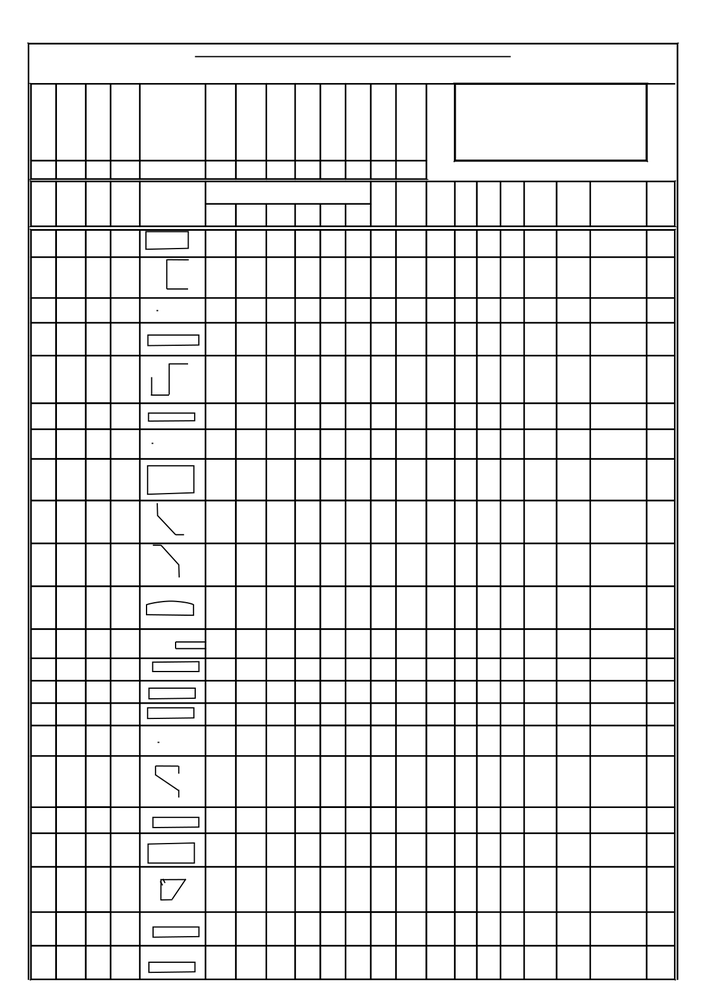
#> input picture Page/page_2.png, 706 x 999 px, shrunk from 1190 x 1684 before the run; its folder holds only this picture in this run
$ jupyter execute --allow-errors PDF2img.ipynb
#> lines starting #> are read from the running program, lines starting #| are printed output that depends on the picture; after the words box and inside, x2 and y2 are one past the last pixel; in counts of white or black regions, pixels touching at a corner belong together
[cell 1]
import fitz
import os

# Open the input PDF
input_pdf = "practice-bbs-as-per-mostamph_compress.pdf"
#> (the rest of this cell did not finish here and is left out)

[cell 2]
import cv2
import numpy as np
import matplotlib.pyplot as plt

# Read the image using OpenCV
img_path = "Page/page_1.png"
img = cv2.imread(img_path, cv2.IMREAD_GRAYSCALE)

# Apply Gaussian blur to reduce noise
#> (the rest of this cell did not finish here and is left out)

[cell 3]
import os
import cv2
import numpy as np
import matplotlib.pyplot as plt

# Define input and output directories
input_dir = "Page"
output_dir = "CC"

# Create output directory if it doesn't exist
os.makedirs(output_dir, exist_ok=True)

# Function to process each image
def process_image(img_path):
    # Read the image using OpenCV
#> called with img_path = 'Page/page_2.png'
    img = cv2.imread(img_path, cv2.IMREAD_GRAYSCALE)
#> img is the input picture: shape (999, 706); min 0, max 255, mean 230.5

    # Apply Gaussian blur to reduce noise
    blurred_img = cv2.GaussianBlur(img, (5, 5), 0)
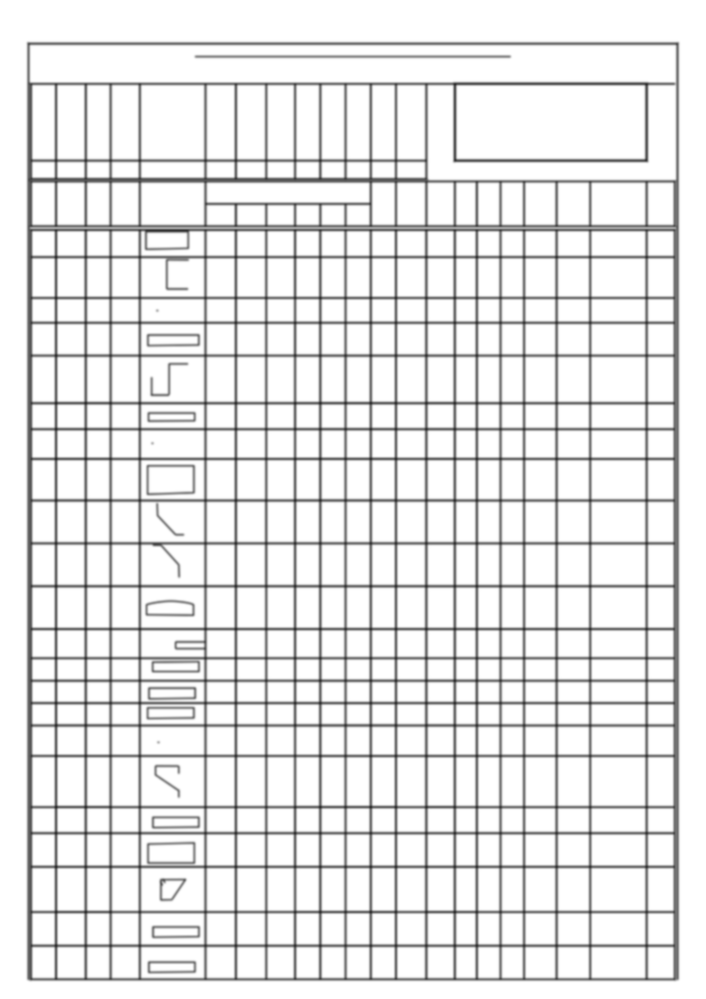
#> blurred_img: shape (999, 706); min 46, max 255, mean 230.5

    # Apply Canny edge detection
    edges = cv2.Canny(blurred_img, 50, 150, apertureSize=3)
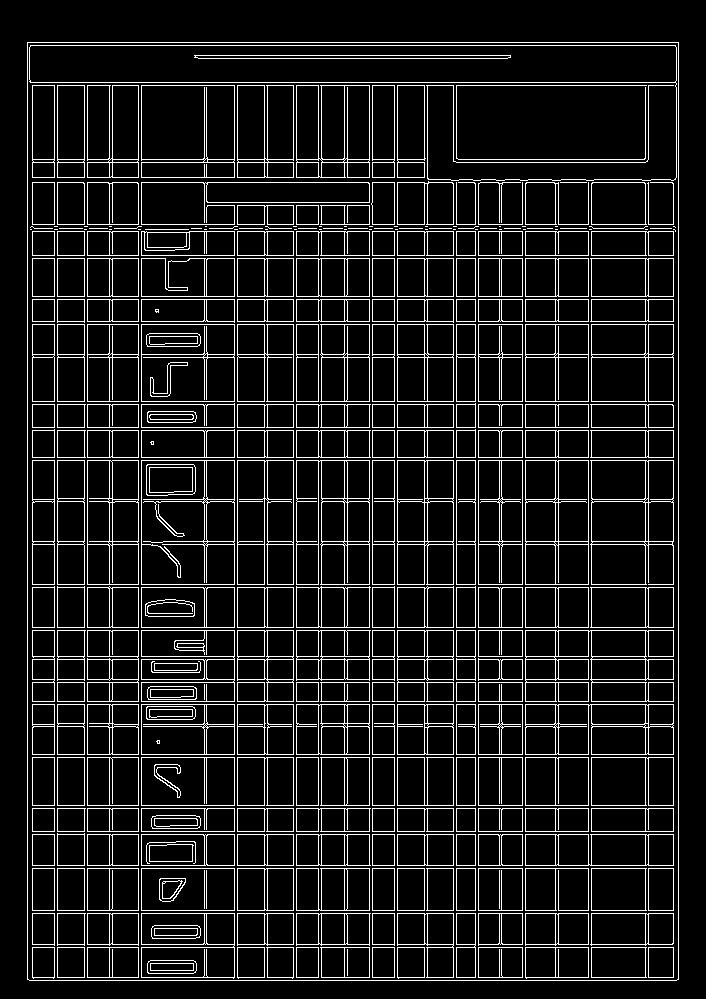
#> edges: shape (999, 706); 10.3% white in thin lines or dots, all inside (x1, y1, x2, y2) = (27, 42, 679, 981)

    # Find contours using hierarchical contouring
    contours, hierarchy = cv2.findContours(edges, cv2.RETR_TREE, cv2.CHAIN_APPROX_SIMPLE)
#> contours = 1061 contours, 162 with area under 20; largest, box (x1, y1, x2, y2) and area: (27, 42, 679, 981) 610635, (27, 42, 679, 981) 610633, (29, 45, 677, 181) 23938, (29, 45, 677, 83) 23930, (141, 460, 235, 585) 11530

    # Detect lines using probabilistic Hough transform
    lines = cv2.HoughLinesP(edges, rho=1, theta=np.pi/180, threshold=100, minLineLength=100, maxLineGap=10)
#> lines = 112 rows, first 6: [27, 979, 27, 42], [369, 980, 369, 82], [394, 980, 394, 82], [344, 182, 344, 82], [296, 980, 296, 202], [678, 979, 678, 42]

    # Draw lines on a copy of the original image
    lines_img = cv2.cvtColor(img, cv2.COLOR_GRAY2BGR)
    vertical_lines = []
    if lines is not None:
        for line in lines:
            x1, y1, x2, y2 = line[0]
            if abs(x1 - x2) < abs(y1 - y2):
                cv2.line(lines_img, (x1, y1), (x2, y2), (0, 255, 0), 2)
                vertical_lines.append(int((x1 + x2) / 2))
#> this loop made 112 passes
#> (x1, y1, x2, y2) on passes 1 to 12: (27, 979, 27, 42), (369, 980, 369, 82), (394, 980, 394, 82), (344, 182, 344, 82), (296, 980, 296, 202), (678, 979, 678, 42), (138, 980, 138, 82), (57, 980, 57, 82), (237, 182, 237, 82), (397, 980, 397, 82), (645, 980, 645, 180), (32, 980, 32, 82)
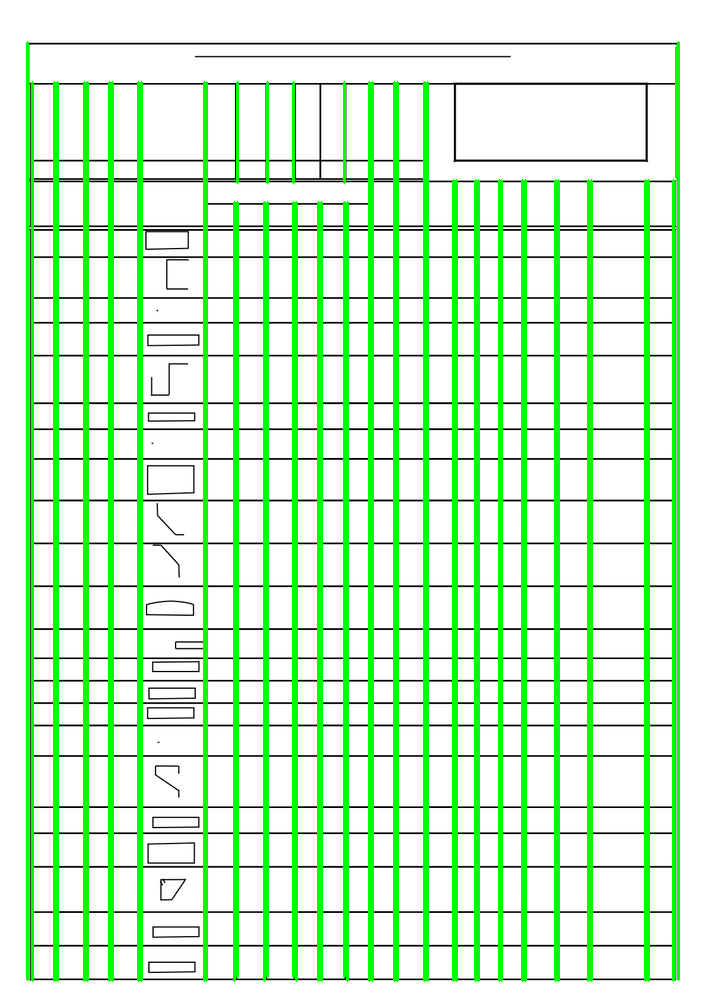
#> lines_img: shape (999, 706, 3); 15.7% of pixels changed, all inside (x1, y1, x2, y2) = (26, 41, 680, 982)
#> after the loop, vertical_lines = 49 values, max 678 at index 5, min 27 at index 0, mean 351.4

    # Set minimum distance between vertical lines
    min_distance = 10  # Adjust this value as per your requirement

    # Sort vertical line x-coordinates
    vertical_lines.sort()

    # Filter out consecutive lines that are too close
    filtered_vertical_lines = [vertical_lines[0]]
#> filtered_vertical_lines = [27]
    for i in range(1, len(vertical_lines)):
        if vertical_lines[i] - filtered_vertical_lines[-1] > min_distance:
            filtered_vertical_lines.append(vertical_lines[i])
#> this loop made 48 passes
#> after the loop, filtered_vertical_lines = [27, 54, 84, 109, 138, 204, 234, 264, 293, 318, 344, 369, 394, 424, 453, 475, 499, 522, 555, 588, 645, 673]

    # Variable to store the column with the most contours
    max_contours = 0
    best_column_img = None
    best_column_contours = None
    best_x1 = 0
    best_x2 = 0

    # Iterate over pairs of vertical lines to find contours between them
    for i in range(len(filtered_vertical_lines) - 1):
        x1 = filtered_vertical_lines[i]
        x2 = filtered_vertical_lines[i + 1]

        # Apply a margin to avoid including the vertical line
        margin = 5  # Adjust this value based on the thickness of the line
        x1 += margin
        x2 -= margin

        # Filter contours within the current column
        column_contours = []
        for contour in contours:
            x, y, w, h = cv2.boundingRect(contour)
            if x1 + min_distance < x < x2 - min_distance:
                column_contours.append(contour)

        # If this column has more contours, update the best column
        if len(column_contours) > max_contours:
            max_contours = len(column_contours)
            best_column_img = img[:, x1:x2]
            best_column_contours = column_contours
            best_x1 = x1
            best_x2 = x2
#> this loop made 21 passes
#> (x1, x2, max_contours, best_x1, best_x2) on pass 5: (143, 199, 18, 143, 199)
#> (x1, x2) on passes 1, 2, 3, 4, 6, 7: (32, 49), (59, 79), (89, 104), (114, 133), (209, 229), (239, 259)
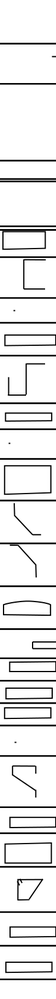
#> best_column_img: shape (999, 56); min 0, max 255, mean 231.6
#> after the loop, best_x1 = 143; best_x2 = 199; max_contours = 18

    # Prepare output filenames
    img_name = os.path.basename(img_path)
    output_img_path = os.path.join(output_dir, img_name)

    # Save the processed image
    if best_column_img is not None:
        cv2.imwrite(output_img_path, best_column_img)

    return lines_img, best_column_img, best_column_contours

# Process each image in the input directory
for filename in os.listdir(input_dir):
    if filename.endswith(".png") or filename.endswith(".jpg"):  # Adjust file extensions as needed
        img_path = os.path.join(input_dir, filename)

        # Process the image
        lines_img, cropped_img, contours = process_image(img_path)
#> contours = 18 contours, 5 with area under 20; largest, box (x1, y1, x2, y2) and area: (159, 878, 186, 902) 471, (159, 878, 186, 902) 455, (154, 818, 198, 827) 314, (154, 818, 198, 827) 312, (154, 928, 198, 936) 300

        # Plot and show the images side by side
        fig, axes = plt.subplots(1, 3, figsize=(15, 5))

        # Original image with detected vertical lines
        axes[0].imshow(lines_img)
        axes[0].set_title('Vertical Lines')
        axes[0].axis('off')

        if cropped_img is not None:
            # Cropped column with contours
            axes[1].imshow(cropped_img, cmap='gray')
            axes[1].set_title('Cropped Column')
            axes[1].axis('off')

            # Column with drawn contours
            best_column_contour_img = cv2.cvtColor(cropped_img, cv2.COLOR_GRAY2BGR)
            for contour in contours:
                cv2.drawContours(best_column_contour_img, [contour], -1, (0, 255, 0), 2)
#> this loop made 18 passes

            axes[2].imshow(best_column_contour_img)
            axes[2].set_title('Column with Contours')
            axes[2].axis('off')

        plt.tight_layout()
        plt.show()
